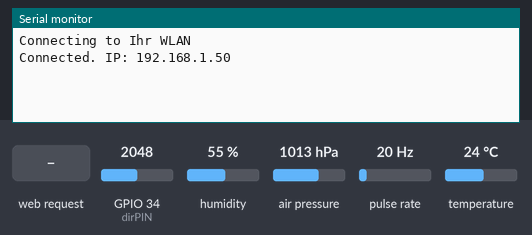
Bench run of a sketch on a simulated ESP32. Parts: the last lines printed to the serial monitor. Wiring (inferred from the names in the program): pulse sensor: data GPIO 5. The test bench sets the inputs (shaded band); at power-on: GPIO 34 (dirPIN) = 2048, humidity 55 %, air pressure 1013 hPa, pulse rate 20 Hz, temperature 24 °C. WiFi joins after 1.5 s; servers stay silent unless stated; the local clock reads 2024-03-15 10:24:30 at power-on unless the sketch sets it; storage starts empty.

Above: at 2.7 s.
2.8 s: HTTP request GET /init received
At 5.3 s:
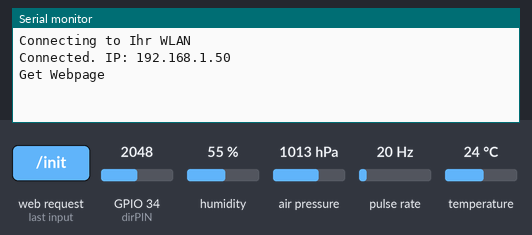
6.0 s: HTTP request GET /weather received
At 8.1 s:
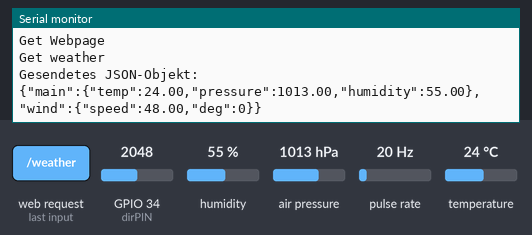

The sketch:

SolarwetterV2.ino
```cpp
#include <WiFi.h>
#include <WebServer.h>
#include <Wire.h>
#include <SPI.h>
#include <SD.h>
#include <Adafruit_BME280.h>
#include <Adafruit_Sensor.h>
#include <ArduinoOTA.h>
#include <time.h>

const char *SSID = "Ihr WLAN";
const char *PWD = "WLAN-Passwort";
const char* ntpServer = "pool.ntp.org";
const long  gmtOffset_sec = 3600;
const int   daylightOffset_sec = 3600;
const int RecordTime = 3;
const int SensorPin = 5;
float temperatur = 0;
float feuchtigkeit = 0;
float druck = 0;
float geschwindigkeit = 0;
float WindSpeed;
int dirPIN = 34;
int csPIN = 16;
int richtung = 0;
int InterruptCounter;
int dir;
String buffer1;
String hour;
String minutes;
String seconds;
String year;
String month;
String day;
String page;
String datestring;
String timestring;
char* directions[]={ "Nord", "Nord-Ost", "Ost", "Sued-Ost", "Sued","Sued-West", "West", "Nord-West"};

Adafruit_BME280 bme;
WebServer server(80);

void setup() {
  Serial.begin(9600);
  Wire.begin(32, 33);

  if (!SD.begin(csPIN)) {
    Serial.println("Error, SD Initialization Failed");
    return;
  }

   // BME280 starten
  if (!bme.begin(0x76)) {
    Serial.println("Problem mit dem BME280");
  }

  connectToWiFi();

  ArduinoOTA.onStart([]() {
    String type;
    if (ArduinoOTA.getCommand() == U_FLASH) {
      type = "sketch";
    } else { // U_FS
      type = "filesystem";
    }
    Serial.println("Start updating " + type);
  });
  ArduinoOTA.onEnd([]() {
    Serial.println("\nEnd");
  });
  ArduinoOTA.onProgress([](unsigned int progress, unsigned int total) {
    Serial.printf("Progress: %u%%\r", (progress / (total / 100)));
  });
  ArduinoOTA.onError([](ota_error_t error) {
    Serial.printf("Error[%u]: ", error);
    if (error == OTA_AUTH_ERROR) Serial.println("Auth Failed");
    else if (error == OTA_BEGIN_ERROR) Serial.println("Begin Failed");
    else if (error == OTA_CONNECT_ERROR) Serial.println("Connect Failed");
    else if (error == OTA_RECEIVE_ERROR) Serial.println("Receive Failed");
    else if (error == OTA_END_ERROR) Serial.println("End Failed");
  });
  ArduinoOTA.begin();

  // Internet-Zeit holen
  configTime(gmtOffset_sec, daylightOffset_sec, ntpServer);

  //Server-Reaktionen definieren
  server.on("/init", getWebpage);
  server.on("/weather", getWeather);
  server.begin();

}

void loop() {
  ArduinoOTA.handle();
  server.handleClient();

  temperatur = bme.readTemperature();
  feuchtigkeit = bme.readHumidity();
  druck = bme.readPressure() / 100;
  richtung = winddirect();
  wind();

  getTimevars();
  if (seconds == "00" || seconds == "01" || seconds == "02") {
    if (!sdwrite()) {
      Serial.println("Daten nicht in Datei geschrieben!");
    }
    else {
      Serial.println("Daten in Datei geschrieben!");
    }
    delay(3000);
  }
}

//Funktionen definieren

void connectToWiFi() {
  Serial.print("Connecting to ");
  Serial.println(SSID);
  WiFi.begin(SSID, PWD);
  while (WiFi.status() != WL_CONNECTED) {
    //Serial.println(".");
    delay(500);
  }
  Serial.print("Connected. IP: ");
  Serial.println(WiFi.localIP());
}

void getWebpage() {
  Serial.println("Get Webpage");
  page +="<head><title>Make-Solarwetter</title></head>";
  page +="<img src='http://www.heise.de/make/icons/make_logo.png' alt='Make:' height=10%><h1>Solar-Wetter </h1><br>";
  page +="<table>";
  page +="<tr><td><b>Temperatur:</b> </td><td>";
  page +=String(temperatur);
  page +=" Grad Celsius<br></td></tr>";
  page +="<tr><td><b>Luftfeuchtigkeit:</b> </td><td>";
  page +=String(feuchtigkeit);
  page +=" %<br></td></tr>";
  page +="<tr><td><b>Luftdruck:</b> </td><td>";
  page +=String(druck);
  page +=" hPa<br></td></tr>";
  page +="<tr><td><b>Windrichtung:</b> </td><td>";
  page +=String(directions[richtung]);
  page +="  <br></td></tr>";
  page +="<tr><td><b>Windgeschwindigkeit:</b> </td><td>";
  page +=String(geschwindigkeit);
  page +=" km/h<br></td></tr>";
  page +="</table>";
  server.send(200, "text/html", page);
}

void getWeather() {
  Serial.println("Get weather");
  buffer1 ="{\"main\":{\"temp\":";
  buffer1 +=String(temperatur);
  buffer1 +=",\"pressure\":";
  buffer1 +=String(druck);
  buffer1 +=",\"humidity\":";
  buffer1 +=String(feuchtigkeit);
  buffer1 +="},\"wind\":{\"speed\":";
  buffer1 +=String(geschwindigkeit);
  buffer1 +=",\"deg\":";
  buffer1 +=String(45*richtung);
  buffer1 +="}}";
  server.send(200, "application/json", buffer1);
  Serial.println("Gesendetes JSON-Objekt: ");
  Serial.println(buffer1);
}

void wind() {
  InterruptCounter = 0;
  attachInterrupt(digitalPinToInterrupt(SensorPin), countup, RISING);
  delay(1000 * RecordTime);
  detachInterrupt(digitalPinToInterrupt(SensorPin));
  geschwindigkeit = (float)InterruptCounter / (float)RecordTime * 2.4;
}

void countup() {
  InterruptCounter++;
}

int winddirect(){
 int dirValue = 0;
  for (int i=0; i<100; i++) {
      dirValue = dirValue + analogRead(dirPIN);
  }
  dirValue = dirValue/100;
  if (dirValue < 230) {
     dir = 0;
  }
  if (dirValue >500 && dirValue < 580) {
     dir = 1;
  }
   if (dirValue >950 && dirValue < 990) {
     dir = 2;
  }
   if (dirValue >2300 && dirValue < 2330) {
     dir = 3;
  }
   if (dirValue >3860 && dirValue < 3890) {
     dir = 4;
  }
   if (dirValue >3460 && dirValue < 3490) {
     dir = 5;
  }
   if (dirValue >2930 && dirValue < 2950) {
     dir = 6;
  }
   if (dirValue >1640 && dirValue < 1670) {
     dir = 7;
  }
  return dir;
}

void getTimevars(){
  struct tm timeinfo;
  if(!getLocalTime(&timeinfo)){
    Serial.println("Failed to obtain time");
    return;
  }
  char timevar[5];
  strftime(timevar,3, "%H", &timeinfo);
  hour = timevar;
  strftime(timevar,3, "%M", &timeinfo);
  minutes = timevar;
  strftime(timevar,3, "%S", &timeinfo);
  seconds = timevar;
  strftime(timevar,5, "%Y", &timeinfo);
  year = timevar;
  strftime(timevar,5, "%b", &timeinfo);
  month = timevar;
  strftime(timevar,3, "%d", &timeinfo);
  day = timevar;
  datestring = day + "." + month + "." + year;
  timestring = hour + ":" + minutes + ":" + seconds;
}
boolean sdwrite() {
   String Datafile = "/" + year + "/Wetterdaten.csv";
   String Dirname = "/" + year;
   String Datastring = datestring + "," + timestring + "," + temperatur + "," + feuchtigkeit + "," + druck + "," + geschwindigkeit + "," + 45*richtung;

   Serial.println("Data-Zeile");
   Serial.println(Datastring);
   if (!SD.exists(Dirname)) {
    SD.mkdir(Dirname);
   }
   if (!SD.exists(Datafile)) {
    File Datas = SD.open(Datafile, FILE_WRITE);
    Datas.println("Datum,Zeit,Temperatur,Luftfeuchtigkeit,Luftdruck,Windgeschwindigkeit,Windrichtung");
    Serial.print("Kopfzeile geschrieben");
    Serial.println("Datum,Zeit,Temperatur,Luftfeuchtigkeit,Luftdruck,Windgeschwindigkeit,Windrichtung");
    Datas.close();
   }
   File Datas = SD.open(Datafile, FILE_APPEND);
   if (Datas) {
    Datas.println(Datastring);
    Datas.close();
    return true;
    Serial.println("Daten in Wetterdaten.csv geschrieben");
  }
  else {
    Serial.println("Error, konnte Daten nicht in Wetterdaten.csv schreiben");
    return false;
  }
}
```

Measured:
- after the input at 2.8 s, the serial monitor: prints a new line after 1.7 s (image 1)
- after the input at 6.0 s, the serial monitor: prints a new line after 1.6 s (image 2)
